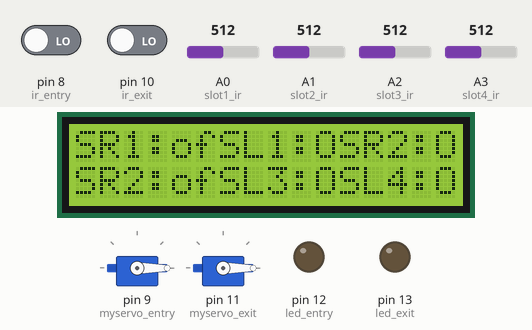
Simulated run of this sketch. Board: Arduino Uno, built with avr-gcc and run on an emulated ATmega328P. Shown: 16×2 character LCD, 2 × servo, output pins drawn as LEDs (lit = HIGH). Dashed ring = blinking. The inputs (shaded band) are chosen by the test bench; at power-on: pin 8 (ir_entry) LOW, pin 10 (ir_exit) LOW, A0 (slot1_ir) = 512, A1 (slot2_ir) = 512, A2 (slot3_ir) = 512, A3 (slot4_ir) = 512.

Above: at 3.2 s.
3.3 s: pin 8 (ir_entry) driven HIGH
At 4.1 s:
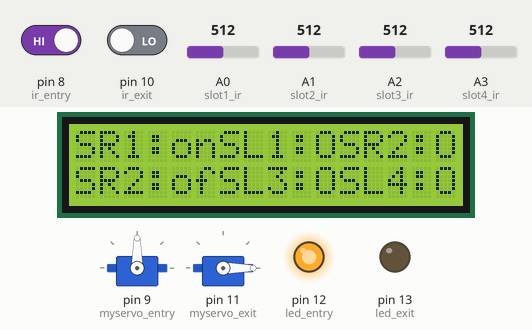
6.3 s: pin 10 (ir_exit) driven HIGH
At 8.0 s:
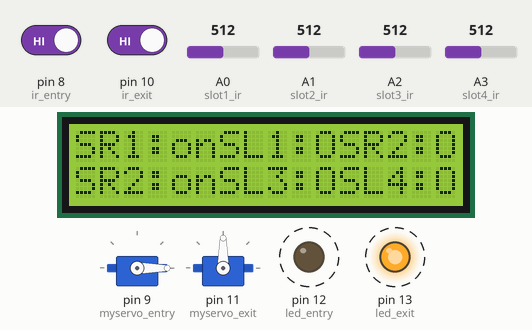
9.3 s: A0 (slot1_ir) set to 161
11.5 s: A0 (slot1_ir) set to 134
At 13.1 s:
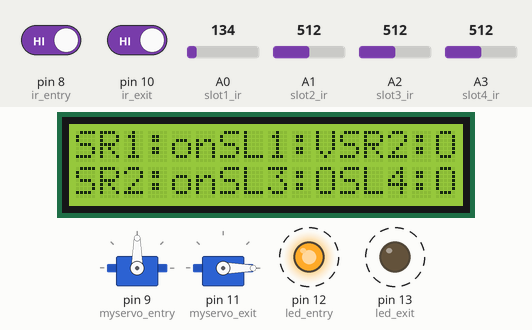
14.5 s: A1 (slot2_ir) set to 165
17.5 s: A1 (slot2_ir) set to 134
At 19.1 s:
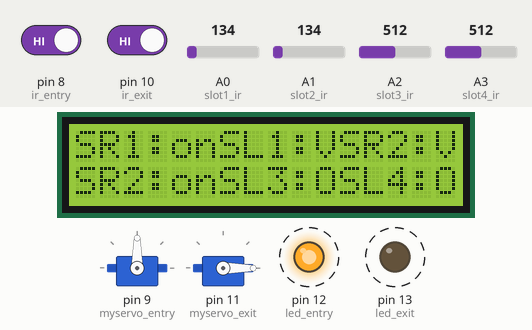
Timing chart, 0 to 21.5 s (numbered marks = the images above; inputs shaded):
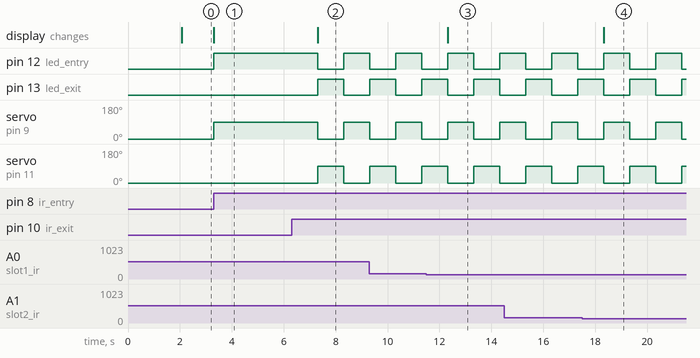

The sketch:

smart_car_parking_using_uno.ino
```cpp
#include <LiquidCrystal.h>

#include <Servo.h>

const int rs=7,en=6,d4=5,d5=4,d6=3,d7=2;


LiquidCrystal lcd(rs,en,d4,d5,d6,d7);

Servo myservo_entry;
Servo myservo_exit;

const int ir_entry=8;
const int ir_exit=10;

const int led_entry=12;
const int led_exit=13;

const int slot1_ir=A0 ;
const int slot2_ir=A1 ;
const int slot3_ir=A2 ;
const int slot4_ir=A3 ;


void setup() {
  // put your setup code here, to run once:
  Serial.begin(115200);

  lcd.begin(16,2);
  lcd.clear();
  lcd.setCursor(4,0);
    lcd.print("Smart Car");
  lcd.setCursor(1,1);
    lcd.print("Parking System");
  delay(2000);
  lcd.clear();
  lcd.setCursor(0,0);
    lcd.print("SR1:");
  lcd.setCursor(0,1);
    lcd.print("SR2:");

  lcd.setCursor(6,0);
    lcd.print("SL1:");
  lcd.setCursor(11,0);
    lcd.print("SR2:");
  lcd.setCursor(6,1);
    lcd.print("SL3:");
  lcd.setCursor(11,1);
    lcd.print("SL4:");


  myservo_entry.attach(9);
  myservo_exit.attach(11);

  pinMode(ir_entry,INPUT);
  pinMode(ir_exit,INPUT);
  pinMode(led_entry,OUTPUT);
  pinMode(led_exit,OUTPUT);
}

void loop() {
  // put your main code here, to run repeatedly:
  int ir_entry_val=digitalRead(ir_entry);
  int ir_exit_val=digitalRead(ir_exit);

  if(ir_entry_val==HIGH){
      myservo_entry.write(90);
      digitalWrite(led_entry,1);

      lcd.setCursor(4,0);
      lcd.print("on");
      delay(1000);
      myservo_entry.write(0);
      digitalWrite(led_entry,0);


  }
  else{
    myservo_entry.write(0);
    lcd.setCursor(4,0);
      lcd.print("of");
  }
  if(ir_exit_val==HIGH){
      myservo_exit.write(90);
      digitalWrite(led_exit,1);

      lcd.setCursor(4,1);
      lcd.print("on");
      delay(1000);
      myservo_exit.write(0);
      digitalWrite(led_exit,0);

  }
  else{
    myservo_exit.write(0);
    lcd.setCursor(4,1);
    lcd.print("of");
  }

  int slot1_ir_val=analogRead(slot1_ir);
  int slot2_ir_val=analogRead(slot2_ir);
  int slot3_ir_val=analogRead(slot3_ir);
  int slot4_ir_val=analogRead(slot4_ir);

   if(slot1_ir_val>=150){

      lcd.setCursor(10,0);
      lcd.print("O");

  }
  else{

    lcd.setCursor(10,0);
    lcd.print("V");
  }

  if(slot2_ir_val>=150){

      lcd.setCursor(15,0);
      lcd.print("O");

  }
  else{

    lcd.setCursor(15,0);
    lcd.print("V");
  }

  if(slot3_ir_val>=150){

      lcd.setCursor(10,1);
      lcd.print("O");

  }
  else{

    lcd.setCursor(10,1);
    lcd.print("V");
  }

  if(slot4_ir_val>=150){

      lcd.setCursor(15,1);
      lcd.print("O");

  }
  else{

    lcd.setCursor(15,1);
    lcd.print("V");
  }
}
```

Measured:
- the behaviour switches between 150 and 149 on A0 (slot1_ir) (found by bisection; images 2 and 3)
- the behaviour switches between 150 and 149 on A1 (slot2_ir) (found by bisection; images 3 and 4)
- after the input at 3.3 s, pin 12 (led_entry): LOW → HIGH at once; servo on pin 9 (myservo_entry): 0° → 90° at once; the display: changes at once (image 1)
- after the input at 6.3 s, pin 12 (led_entry): HIGH → LOW after 1.0 s, → HIGH 1.0 s later; pin 13 (led_exit): LOW → HIGH after 1.0 s, → LOW 1.0 s later; servo on pin 9 (myservo_entry): 90° → 0° after 1.0 s, → 90° 1.0 s later; servo on pin 11 (myservo_exit): 0° → 90° after 1.0 s, → 0° 1.0 s later; the display: changes after 1.0 s (image 2)
- after the input at 11.5 s, the display: changes after 0.82 s (image 3)
- after the input at 17.5 s, the display: changes after 0.82 s (image 4)
